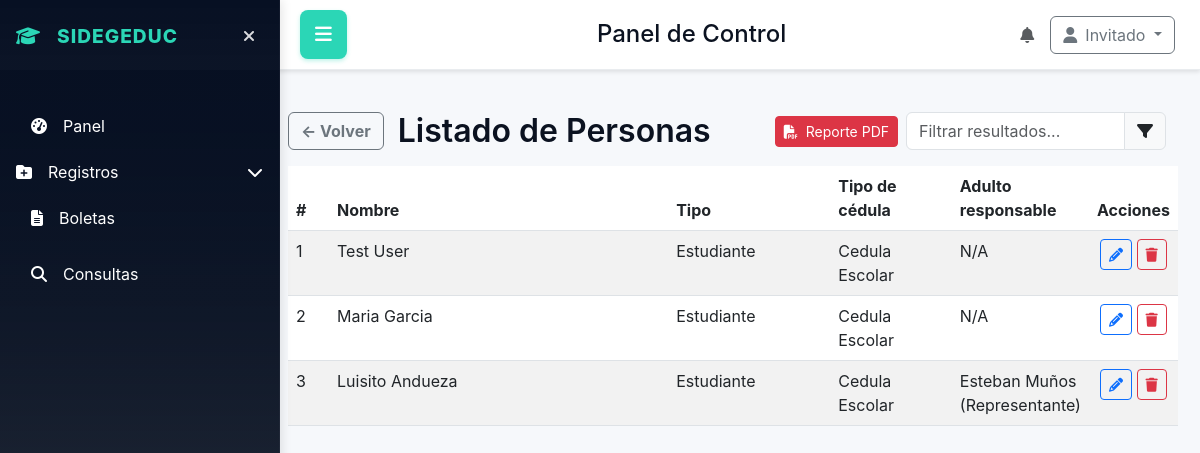
Screenshot of /consultas/personas/list?role=estudiante with the database file from the repository.
### database/models.py (models this page shows)
class Personas(db.Model):
    __tablename__ = 'personas'
    id_persona = db.Column(db.Integer, primary_key=True)
    primer_nombre = db.Column(db.String(50), nullable=False)
    segundo_nombre = db.Column(db.String(50))
    primer_apellido = db.Column(db.String(50), nullable=False)
    segundo_apellido = db.Column(db.String(50))
    fecha_nacimiento = db.Column(db.Date)
    id_sexo = db.Column(db.Integer, db.ForeignKey('sexo.id_sexo'))
    id_tipo_persona = db.Column(db.Integer, db.ForeignKey('tipo_persona.id_tipo_persona'), nullable=False)
    id_tipo_documento = db.Column(db.Integer, db.ForeignKey('tipo_documento.id_tipo_documento'), nullable=True)
    numero_cedula = db.Column(db.String(20), nullable=True)
    id_ocupacion = db.Column(db.Integer, db.ForeignKey('ocupaciones.id'), nullable=True)
    id_profesion = db.Column(db.Integer, db.ForeignKey('profesiones.id'), nullable=True)
    num_hijos = db.Column(db.Integer, nullable=True)
    id_relacion_familiar = db.Column(db.Integer, db.ForeignKey('relaciones_familiares.id'), nullable=True)

class TipoDocumento(db.Model):
    __tablename__ = 'tipo_documento'
    id_tipo_documento = db.Column(db.Integer, primary_key=True)
    nombre_tipo_documento = db.Column(db.String(50), unique=True, nullable=False)

class TipoPersona(db.Model):
    __tablename__ = 'tipo_persona'
    id_tipo_persona = db.Column(db.Integer, primary_key=True)
    nombre_tipo_persona = db.Column(db.String(50), unique=True, nullable=False)

### tables this page shows
CREATE TABLE estudiante_responsable (
                        id_estudiante_responsable INTEGER PRIMARY KEY AUTOINCREMENT,
                        id_estudiante INTEGER NOT NULL,
                        id_persona_responsable INTEGER NOT NULL,
                        numero_hijo INTEGER NOT NULL,
                        fecha_creacion TEXT DEFAULT CURRENT_TIMESTAMP,
                        UNIQUE(id_persona_responsable, numero_hijo),
                        UNIQUE(id_estudiante),
                        FOREIGN KEY(id_estudiante) REFERENCES estudiantes(id_estudiante),
                        FOREIGN KEY(id_persona_responsable) REFERENCES personas(id_persona)
                    );

### app.py (the view)
@app.route('/consultas/personas/list')
def consultas_personas_list():
    return manejar_la_vista_de.consultas_personas_list()

### app.py (called while the page is built)
@event.listens_for(Engine, "connect")
def set_sqlite_pragma(dbapi_connection, connection_record):
    if app.config['SQLALCHEMY_DATABASE_URI'].startswith("sqlite"):
        cursor = dbapi_connection.cursor()
        cursor.execute("PRAGMA foreign_keys=ON")
        cursor.close()

@app.context_processor
def inject_user_context():
    try:
        ctx = get_user_context(session)
    except Exception:
        ctx = {}
    return {
        'is_creator': ctx.get('is_creator', False),
        'developer_priv': ctx.get('developer_priv', False),
        'role_name': ctx.get('role_name'),
        'role_desc': ctx.get('role_desc'),
        'status': ctx.get('status'),
        'usuario': ctx.get('user')
    }

### utils/permissions.py (called while the page is built, shortened)
def get_user_context(session): #esto es la funcion que se reutiliza  para obtener el contexto del usuario desde la sesión
    user = None
    developer_priv = False
    current_user_id = None
    role_name = None
    role_desc = None
    status = None
    is_creator = False
    return {
        'user': user,
        'developer_priv': developer_priv,
        'current_user_id': current_user_id,
        'role_name': role_name,
        'role_desc': role_desc,
        'status': status,
        'is_creator': is_creator
    }

### utils/view_handlers.py (called while the page is built)
def _ensure_estudiante_responsable_table():
    try:
        db.session.execute(text('''
            CREATE TABLE IF NOT EXISTS estudiante_responsable (
                id_estudiante_responsable INTEGER PRIMARY KEY AUTOINCREMENT,
                id_estudiante INTEGER NOT NULL,
                id_persona_responsable INTEGER NOT NULL,
                numero_hijo INTEGER NOT NULL,
                fecha_creacion TEXT DEFAULT CURRENT_TIMESTAMP,
                UNIQUE(id_persona_responsable, numero_hijo),
                UNIQUE(id_estudiante)
            )
        '''))
        db.session.commit()
    except Exception:
        db.session.rollback()

### templates/home_panel/struct.html (shortened to what this page needs)
<!DOCTYPE html>
<html lang="en">
<head>
    <link href="https://cdn.jsdelivr.net/npm/bootstrap@5.3.0/dist/css/bootstrap.min.css" rel="stylesheet">
    <link rel="stylesheet" href="https://cdnjs.cloudflare.com/ajax/libs/font-awesome/6.4.0/css/all.min.css">
    <link rel="stylesheet" href="{{ url_for('static', filename='home_panel/home_panel.css') }}">
    <link rel="stylesheet" href="https://cdn.jsdelivr.net/npm/flatpickr/dist/themes/material_blue.css">
</head>
<body>
    <div class="app-layout">
        <aside class="sidebar" id="sidebar">
            <div class="p-3">
                <div class="d-flex align-items-center mb-3">
                    <div class="logo">
                        <i class="fas fa-graduation-cap me-2"></i>
                        SIDEGEDUC
                    </div>
                    <button id="sidebar-toggle" class="sidebar-toggle" aria-label="Ocultar sidebar">
                        <i class="fas fa-times"></i>
                    </button>
                </div>
            </div>
            <nav class="p-3 flex-grow-1">
                <ul class="nav flex-column">
                    <li class="nav-item mb-2">
                        <a class="nav-link" href="{{ url_for('dashboard') }}">
                            <i class="fas fa-tachometer-alt me-3"></i>
                            <span>Panel</span>
                        </a>
                    </li>
                    <li class="nav-item mb-2">
                        <button class="nav-link btn btn-link text-start p-0 w-100" data-bs-toggle="collapse" data-bs-target="#registrosSub" aria-expanded="false">
                            <i class="fas fa-folder-plus me-3"></i>
                            <span>Registros</span>
                            <i class="fas fa-chevron-down ms-auto"></i>
                        </button>
                    </li>
                    <li class="nav-item mb-2">
                        <a class="nav-link" href="{{ url_for('boleta') }}">
                            <i class="fas fa-file-alt me-3"></i>
                            <span>Boletas</span>
                        </a>
                    </li>
                    <li class="nav-item mb-2">
                        <a class="nav-link" href="{{ url_for('consultas') }}">
                            <i class="fas fa-search me-3"></i>
                            <span>Consultas</span>
                        </a>
                    </li>
                </ul>
            </nav>
        </aside>
        <header class="topbar">
            <button id="menu-toggle" class="menu-toggle">
                <i class="fas fa-bars"></i>
            </button>
            <div class="d-flex align-items-center">
                <h1 class="h4 mb-0 ms-3">Panel de Control</h1>
            </div>
            <div class="d-flex align-items-center">
                <div class="me-3">
                    <i class="fas fa-bell text-muted"></i>
                </div>
                <div class="dropdown">
                    <button class="btn btn-outline-secondary dropdown-toggle" type="button" data-bs-toggle="dropdown">
                        <i class="fas fa-user me-2"></i>{{ usuario if usuario else 'Invitado' }}
                    </button>
                </div>
            </div>
        </header>
        <main class="content">
            {% if content_template %}
                {% include content_template %}
            {% endif %}
        </main>
    </div>
</body>
</html>

### templates/home_panel/consultas_personas_list.html (shortened to what this page needs)
<div class="container-fluid" style="margin-top:90px;">
  <div class="row align-items-center mb-3">
    <div class="col-auto">
      <a href="{{ url_for('consultas') }}" class="btn btn-outline-secondary" style="font-weight:bold;">
        &larr; Volver
      </a>
    </div>
    <div class="col-auto">
      <h2 class="mb-0" style="font-weight:600; font-size:2rem;">Listado de Personas</h2>
    </div>
    <div class="col text-end d-flex align-items-center justify-content-end gap-2">
      <a href="{{ url_for('reporte_pdf_personas', role=role or '') }}" class="btn btn-danger btn-sm" title="Descargar reporte PDF">
        <i class="fas fa-file-pdf me-1"></i> Reporte PDF
      </a>
      <div class="input-group" style="max-width:260px;">
        <input id="filtro-listado" type="text" class="form-control" placeholder="Filtrar resultados..." autocomplete="off">
        <span class="input-group-text"><i class="fas fa-filter"></i></span>
      </div>
    </div>
  </div>
  <link rel="stylesheet" href="/static/home_panel/filtro-dinamico.css">
  {% if rows and rows|length > 0 %}
  <table class="table table-striped">
    <thead>
      <tr>
        <th style="width:5%;">#</th>
        <th style="width:45%;">Nombre</th>
        <th style="width:20%;">Tipo</th>
        {% if role == 'estudiante' %}
        <th style="width:15%;">Tipo de cédula</th>
        <th style="width:15%;">Adulto responsable</th>
        {% endif %}
        <th style="width:10%;text-align:center;">Acciones</th>
      </tr>
    </thead>
    <tbody>
      {% for r in rows %}
      <tr>
        <td>{{ loop.index }}</td>
        <td>{{ r.primer_nombre }} {% if r.segundo_nombre %}{{ r.segundo_nombre }}{% endif %} {{ r.primer_apellido }} {% if r.segundo_apellido %}{{ r.segundo_apellido }}{% endif %}</td>
        <td>
          {% if r.tipo_persona %}
            {{ r.tipo_persona }}
          {% elif r.rol %}
            {{ r.rol }}
          {% elif role_display %}
            {{ role_display }}
          {% else %}
            Sin rol
          {% endif %}
        </td>
        {% if role == 'estudiante' %}
        <td>{{ r.tipo_documento_nombre or 'N/A' }}</td>
        <td>
          {% if r.responsable_primer_nombre %}
            {{ r.responsable_primer_nombre }} {{ r.responsable_primer_apellido }} ({{ r.responsable_tipo_persona or 'N/A' }})
          {% else %}
            N/A
          {% endif %}
        </td>
        {% endif %}
        <td style="text-align:center;">
          <a class="btn btn-sm btn-outline-primary" href="{{ url_for('editar_persona') }}?id={{ r.id_persona }}&role={{ r.rol or role_display|lower or 'sinrol' }}" title="Editar"><i class="fas fa-pencil-alt"></i></a>
          <form method="post" action="{{ url_for('borrar_registro_persona') }}" style="display:inline-block;margin:0;">
            <button class="btn btn-sm btn-outline-danger" title="Borrar" onclick="return confirm('¿Eliminar este registro?')"><i class="fas fa-trash"></i></button>
          </form>
        </td>
      </tr>
      {% endfor %}
    </tbody>
  </table>
  {% else %}
  <div class="alert alert-info text-center" style="margin-top:48px;font-size:1.2em;">
    <i class="fas fa-info-circle me-2"></i>
    No Hay registros para mostrar.
  </div>
  {% endif %}
</div>

### static/home_panel/home_panel.css (style rules this page uses)
:root { --panel-bg:#ffffff; --muted:#9aa4ad; --accent-1:#06a77d; --accent-2:#0b5f47; --glass:#f6fbfa; --card-border:#e9f4f2; --sidebar-start:#071023; --sidebar-end:#0f1724cc; --accent:#2bd6b6; --accent2:#00bfa5; --bg:#f6f8fb; }
.row { display:flex;gap:14px }
body { margin:0;font-family:Inter,system-ui,Arial;background:linear-gradient(180deg,#071023 0%, #071023 12%, #071023 12%, #f6f8fb 100%);color:#0b1220 }
.sidebar { width: 280px; background: linear-gradient(180deg,var(--sidebar-start),var(--sidebar-end)); color:#fff; padding:0; display:flex; flex-direction:column; border-right:1px solid rgba(255,255,255,0.04); transition: transform 0.3s cubic-bezier(.2,.9,.2,1); position: fixed; height: 100vh; overflow-y: auto; z-index: 1050; top: 0; left: 0; box-shadow: 2px 0 10px rgba(0,0,0,0.1); }
.logo { font-weight:800;font-size:1.2rem;letter-spacing:1px;color:var(--accent);display:flex;align-items:center;gap:8px }
.sidebar-toggle { background:transparent;border:none;color:rgba(255,255,255,0.85);padding:8px;border-radius:8px;cursor:pointer;margin-left:auto;transition: all 0.2s }
.nav-link { color: white !important;text-decoration: none;padding: 10px 15px;border-radius: 8px;margin-bottom: 4px;display: flex;align-items: center;width: 100%;transition: all .22s cubic-bezier(.2,.9,.2,1) }
.nav-link.btn-link { color: white !important;border: none;background: transparent;padding: 10px 15px }
.content { margin-left: 280px;padding:22px 22px 22px 8px;background: var(--bg); min-height: 100vh; transition: margin-left 0.3s cubic-bezier(.2,.9,.2,1); }
.content > .container-fluid { padding-left:0;padding-right:0 }
.content .container-fluid .row { margin-left:0;margin-right:0 }
.content .container-fluid [class*=col-] { padding-left:0;padding-right:0 }
.topbar { background: white; padding: 15px 25px 15px 300px; border-bottom: 1px solid #e9ecef; box-shadow: 0 2px 4px rgba(0,0,0,0.1); display: flex; justify-content: space-between; align-items: center; transition: margin-left 0.3s cubic-bezier(.2,.9,.2,1); position: fixed; top: 0; right: 0; left: 0; z-index: 1030; height: 70px; }
.menu-toggle { background: var(--accent); border: none; color: white; padding: 10px 15px; border-radius: 8px; cursor: pointer; font-size: 1.2rem; transition: all 0.2s; box-shadow: 0 2px 4px rgba(43,214,182,0.3); }

### rows the page displays
Personas: primer_nombre "Test", primer_apellido "User", role_display "Estudiante", nombre_tipo_documento "Cedula Escolar", shows "N/A"
Personas: primer_nombre "Maria", primer_apellido "Garcia", role_display "Estudiante", nombre_tipo_documento "Cedula Escolar", shows "N/A"
estudiante_responsable: primer_nombre "Luisito", primer_apellido "Andueza", role_display "Estudiante", nombre_tipo_documento "Cedula Escolar", responsable_primer_nombre "Esteban", responsable_primer_apellido "Muños", nombre_tipo_persona "Representante"

### other values shown
{{ usuario if usuario else 'Invitado' }} "Invitado"
